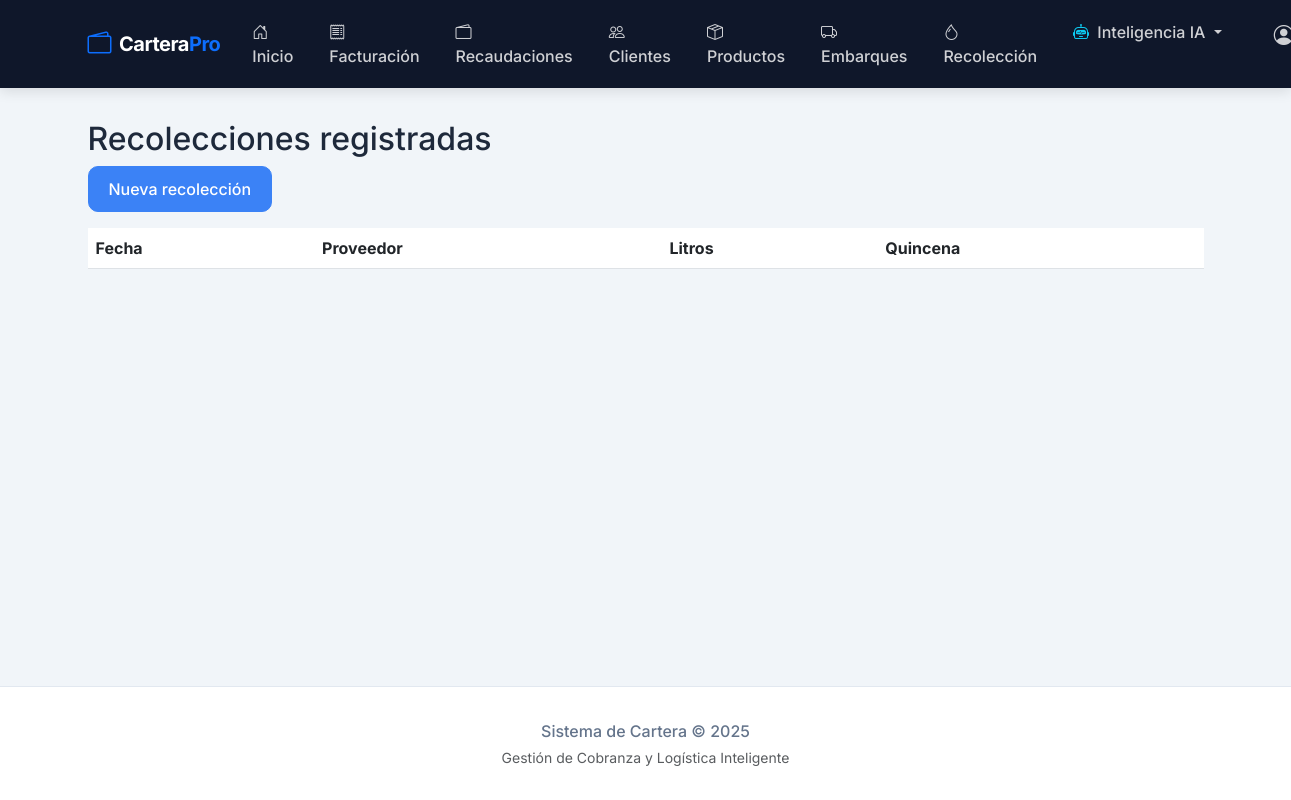
Page /recoleccion/ on the earlier database version.
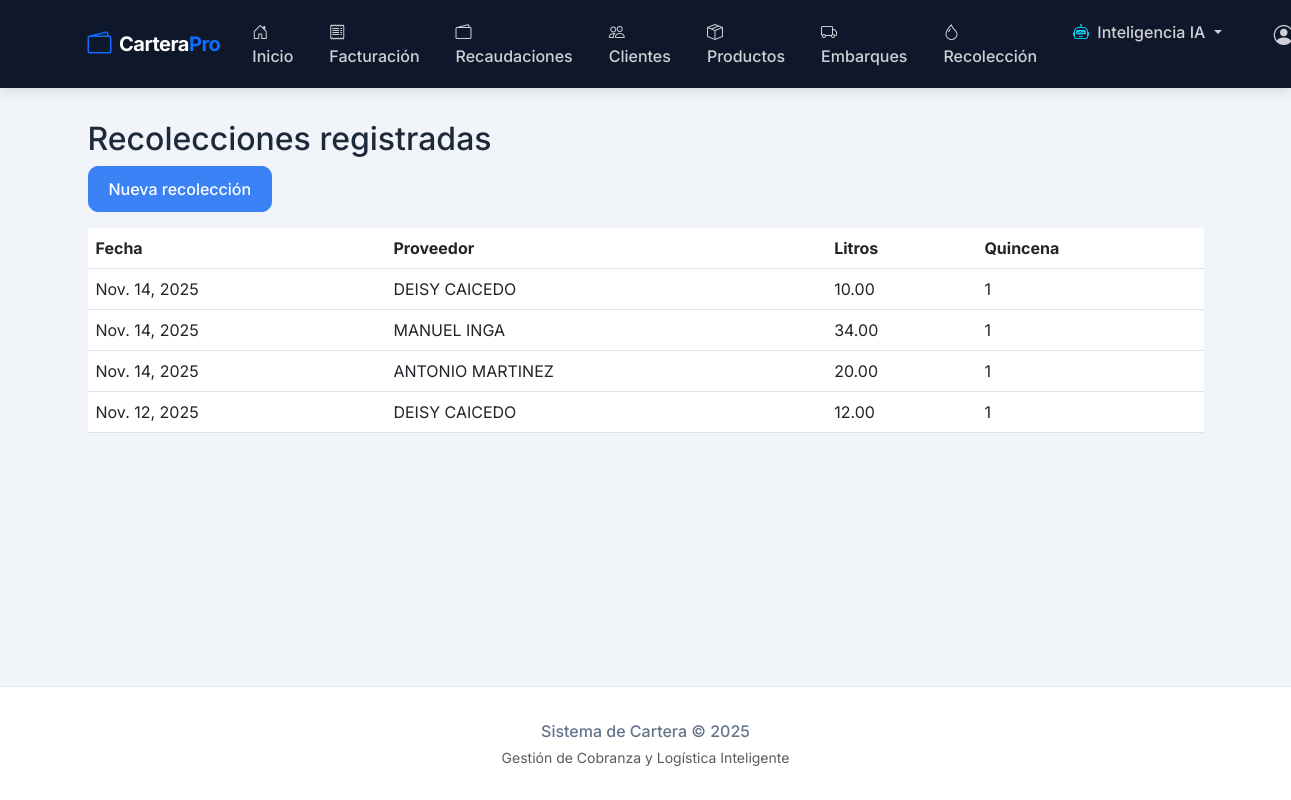
Same page on the later database version.
### recoleccion/models.py (models this page shows, shortened)
class Recoleccion(models.Model):
    proveedor = models.ForeignKey(Proveedor, on_delete=models.CASCADE, related_name="recolecciones")
    ruta = models.ForeignKey(Ruta, on_delete=models.CASCADE, related_name="recolecciones", null=True, blank=True)
    fecha = models.DateField(default=timezone.now)
    litros = models.DecimalField(max_digits=8, decimal_places=2)
    @property
    def quincena(self):
        return 1 if self.fecha.day <= 15 else 2

### proveedores/models.py (models this page shows, shortened)
class Proveedor(models.Model):
    nombre = models.CharField(max_length=100)
    identificacion = models.CharField(max_length=20, unique=True)
    telefono = models.CharField(max_length=20, blank=True, null=True)
    email = models.EmailField(blank=True, null=True)
    direccion = models.CharField(max_length=200, blank=True, null=True)
    ruta = models.ForeignKey("recoleccion.Ruta", on_delete=models.SET_NULL, null=True, blank=True)
    rut = models.FileField(upload_to='ruts/', blank=True, null=True)  # Para subir el RUT

### recoleccion/views.py (the view)
# urls.py: path('', views.RecoleccionListView.as_view(), name='lista'),
class RecoleccionListView(ListView):
    model = Recoleccion
    template_name = 'recoleccion/recoleccion_list.html'
    context_object_name = 'recolecciones'
    ordering = ['-fecha']

### recoleccion/templates/recoleccion/recoleccion_list.html
{% extends 'base.html' %}
{% block content %}
<h2>Recolecciones registradas</h2>
<a href="{% url 'recoleccion:crear' %}" class="btn btn-primary">Nueva recolección</a>
<table class="table mt-3">
  <tr>
    <th>Fecha</th>
    <th>Proveedor</th>
    <th>Litros</th>
    <th>Quincena</th>
  </tr>
  {% for r in recolecciones %}
  <tr>
    <td>{{ r.fecha }}</td>
    <td>{{ r.proveedor.nombre }}</td>
    <td>{{ r.litros }}</td>
    <td>{{ r.quincena }}</td>
  </tr>
  {% endfor %}
</table>
{% endblock %}

### templates/base.html (shortened to what this page needs)
<!DOCTYPE html>
<html lang="es">
<head>
    <link href="https://cdn.jsdelivr.net/npm/bootstrap@5.3.0/dist/css/bootstrap.min.css" rel="stylesheet">
    <link rel="stylesheet" href="https://cdn.jsdelivr.net/npm/bootstrap-icons@1.11.1/font/bootstrap-icons.css">
</head>
<body class="d-flex flex-column min-vh-100">
    <nav class="navbar navbar-expand-lg navbar-dark sticky-top">
        <div class="container">
            <a class="navbar-brand d-flex align-items-center" href="{% url 'home' %}">
                <i class="bi bi-wallet2 me-2 fs-4 text-primary"></i>
                <span>Cartera<span class="text-primary">Pro</span></span>
            </a>
            <div class="collapse navbar-collapse" id="navbarNav">
                <ul class="navbar-nav ms-auto gap-1">
                    <li class="nav-item">
                        <a href="{% url 'home' %}" class="nav-link"><i class="bi bi-house-door me-1"></i> Inicio</a>
                    </li>
                    <li class="nav-item">
                        <a href="{% url 'ventas:lista' %}" class="nav-link"><i class="bi bi-receipt me-1"></i>
                            Facturación</a>
                    </li>
                    <li class="nav-item">
                        <a href="{% url 'cartera:lista' %}" class="nav-link"><i class="bi bi-wallet2 me-1"></i>
                            Recaudaciones</a>
                    </li>
                    <li class="nav-item">
                        <a href="{% url 'clientes:cliente_list' %}" class="nav-link"><i class="bi bi-people me-1"></i>
                            Clientes</a>
                    </li>
                    <li class="nav-item">
                        <a href="{% url 'productos:lista' %}" class="nav-link"><i class="bi bi-box-seam me-1"></i>
                            Productos</a>
                    </li>
                    <li class="nav-item">
                        <a href="{% url 'embarques:lista' %}" class="nav-link"><i class="bi bi-truck me-1"></i>
                            Embarques</a>
                    </li>
                    <li class="nav-item">
                        <a href="{% url 'recoleccion:lista' %}" class="nav-link"><i class="bi bi-droplet me-1"></i>
                            Recolección</a>
                    </li>
                    <li class="nav-item dropdown">
                        <a class="nav-link dropdown-toggle" href="#" role="button" data-bs-toggle="dropdown">
                            <i class="bi bi-robot me-1 text-info"></i> Inteligencia IA
                        </a>
                    </li>
                    <li class="nav-item dropdown ms-lg-3">
                        <a class="nav-link dropdown-toggle btn btn-outline-light text-dark" href="#" role="button"
                            data-bs-toggle="dropdown">
                            <i class="bi bi-person-circle fs-5"></i>
                        </a>
                    </li>
                </ul>
            </div>
        </div>
    </nav>
    <main class="container content-wrapper">
        {% block content %}
        {% endblock %}
    </main>
    <footer>
        <div class="container">
            <p class="mb-1 fw-medium">Sistema de Cartera &copy; {{ year|default:2025 }}</p>
            <p class="small text-muted mb-0">Gestión de Cobranza y Logística Inteligente</p>
        </div>
    </footer>
</body>
</html>

### templates/base.html (style rules this page uses)
:root { --primary-color: #0f172a; --secondary-color: #3b82f6; --accent-color: #6366f1; --bg-body: #f1f5f9; }
body { font-family: 'Inter', sans-serif; background-color: var(--bg-body); color: #1e293b; }
.navbar { background-color: var(--primary-color) !important; box-shadow: 0 4px 12px rgba(0, 0, 0, 0.1); padding: 0.75rem 0; }
.navbar-brand { font-weight: 700; letter-spacing: -0.5px; color: #fff !important; }
.nav-link { font-weight: 500; color: rgba(255, 255, 255, 0.8) !important; transition: all 0.2s; padding: 0.5rem 1rem !important; border-radius: 8px; }
.content-wrapper { margin-top: 2rem; margin-bottom: 4rem; }
footer { padding: 2rem 0; background: #fff; color: #64748b; text-align: center; border-top: 1px solid #e2e8f0; margin-top: auto; }
.btn-primary { background-color: var(--secondary-color); border-color: var(--secondary-color); font-weight: 500; padding: 0.6rem 1.25rem; border-radius: 10px; }

Differences in the rows shown:
added Recoleccion: fecha "Nov. 14, 2025", proveedor.nombre "DEISY CAICEDO", litros "10.00", quincena "1"
added Recoleccion: fecha "Nov. 14, 2025", proveedor.nombre "MANUEL INGA", litros "34.00", quincena "1"
added Recoleccion: fecha "Nov. 14, 2025", proveedor.nombre "ANTONIO MARTINEZ", litros "20.00", quincena "1"
added Recoleccion: fecha "Nov. 12, 2025", proveedor.nombre "DEISY CAICEDO", litros "12.00", quincena "1"
